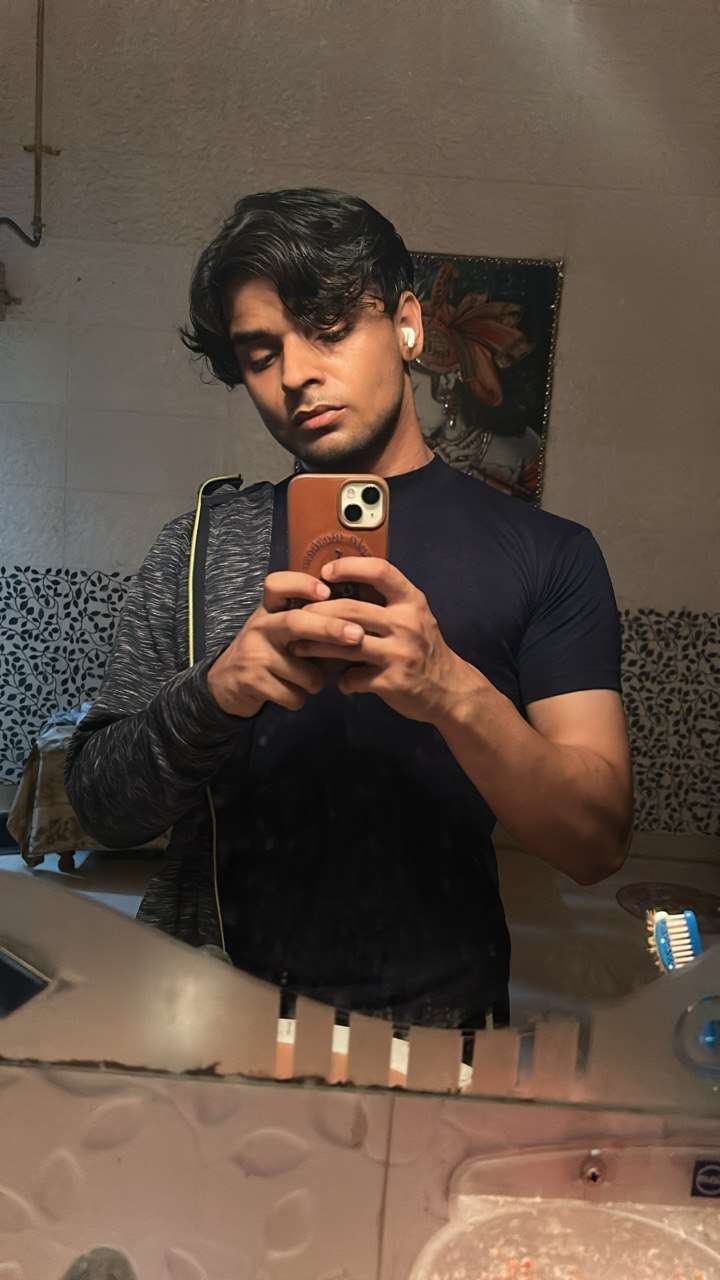
#> input picture upload/pasted_image_1783100997802.png, 720 x 1280 px, found by its file name
$ python crop-photo.py
#> lines starting #> are read from the running program, lines starting #| are printed output that depends on the picture
#!/usr/bin/env python3
"""
Crop the mirror selfie to a square portrait for the portfolio hero avatar.
- Subject is centered, upper body visible (head + shoulders + part of torso)
- Image is 720x1280 (portrait, phone photo)
- Goal: square crop focused on head + shoulders, subject centered
"""
from PIL import Image, ImageFilter, ImageEnhance
import os

SRC = "/home/z/my-project/upload/pasted_image_1783100997802.png"
OUT = "/home/z/my-project/public/photo.jpg"

img = Image.open(SRC)
#> img is the input picture: PIL image 720x1280 RGB; mean R, G, B 95.6, 79.2, 67.5
print(f"Original size: {img.size}, mode: {img.mode}")
#| Original size: (720, 1280), mode: RGB

# Convert to RGB (in case it has alpha)
if img.mode != "RGB":
    img = img.convert("RGB")

w, h = img.size  # 720 x 1280
#> w = 720; h = 1280

# Subject is centered horizontally, upper body (head + shoulders)
# From the VLM analysis: subject is in the middle-to-upper portion,
# from roughly the chest up, with part of the torso visible.
# Top of frame cuts off just above subject's head.
#
# For a head-and-shoulders square crop:
# - Horizontal: center the subject (full width is fine, subject is centered)
# - Vertical: focus on the upper portion where head + shoulders are
#
# Let's crop a square from the center-top area
# Subject head is roughly in the top 40% of the image
# We want head + shoulders, so take from ~5% to ~55% vertically

# Calculate square crop dimensions
# Use the full width (720) as the square size, but that's too tall
# Better: use a smaller square centered on the face
# Face is roughly at y = 200-600 (out of 1280) based on typical mirror selfies

# Let's do a centered square crop, 600x600, focused on upper body
square_size = 680  # slightly smaller than width to allow centering

# Center horizontally
left = (w - square_size) // 2
#> left = 20
# Position vertically to capture head + shoulders
# Subject head starts near top, so crop from top with slight offset
top = 80  # small offset from top to include full head

right = left + square_size
#> right = 700
bottom = top + square_size

# Make sure we don't exceed image bounds
if bottom > h:
    bottom = h
    top = bottom - square_size
if left < 0:
    left = 0
    right = square_size

cropped = img.crop((left, top, right, bottom))
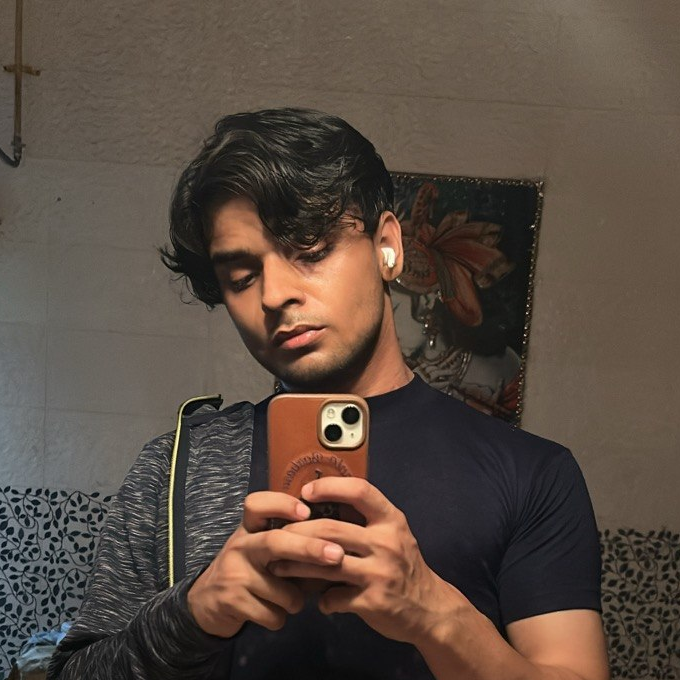
#> cropped: PIL image 680x680 RGB; mean R, G, B 90.1, 75.8, 65.6
print(f"Cropped size: {cropped.size}")
#| Cropped size: (680, 680)

# Enhance the image slightly for a premium look
# 1. Slight brightness increase
enhancer = ImageEnhance.Brightness(cropped)
cropped = enhancer.enhance(1.05)

# 2. Slight contrast increase
enhancer = ImageEnhance.Contrast(cropped)
cropped = enhancer.enhance(1.08)

# 3. Slight color saturation boost
enhancer = ImageEnhance.Color(cropped)
cropped = enhancer.enhance(1.1)
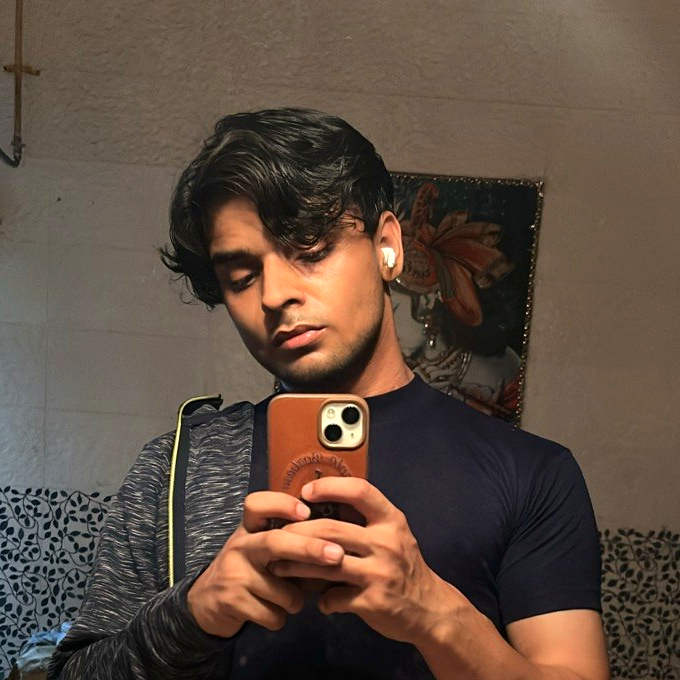
#> cropped: PIL image 680x680 RGB; mean R, G, B 95.2, 77.5, 64.9

# Save as JPEG (smaller, web-friendly)
cropped.save(OUT, "JPEG", quality=92, optimize=True)
print(f"Saved to: {OUT}")
print(f"File size: {os.path.getsize(OUT)} bytes")

# Also save a PNG version as backup
out_png = "/home/z/my-project/public/photo.png"
cropped.save(out_png, "PNG", optimize=True)
print(f"PNG saved to: {out_png}")

$ run again, with upload/pasted_image_1782843259319.png copied over upload/pasted_image_1783100997802.png
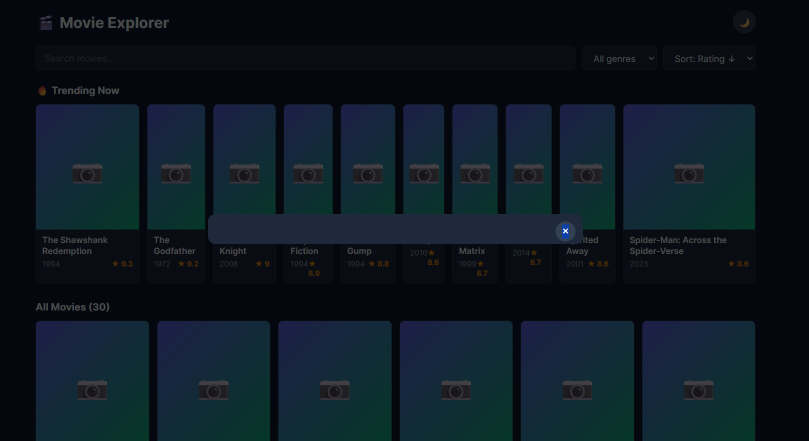
#> input picture upload/pasted_image_1782843259319.png, 1618 x 882 px, found by its file name (shown at 1/2 size)
#> img is the input picture: PIL image 1618x882 RGBA; mean R, G, B, A 12.8, 24.9, 34.2, 255
#| Original size: (1618, 882), mode: RGBA
#> img: PIL image 1618x882 RGB
#> `cropped = img.crop((left, top, right, bottom))`:
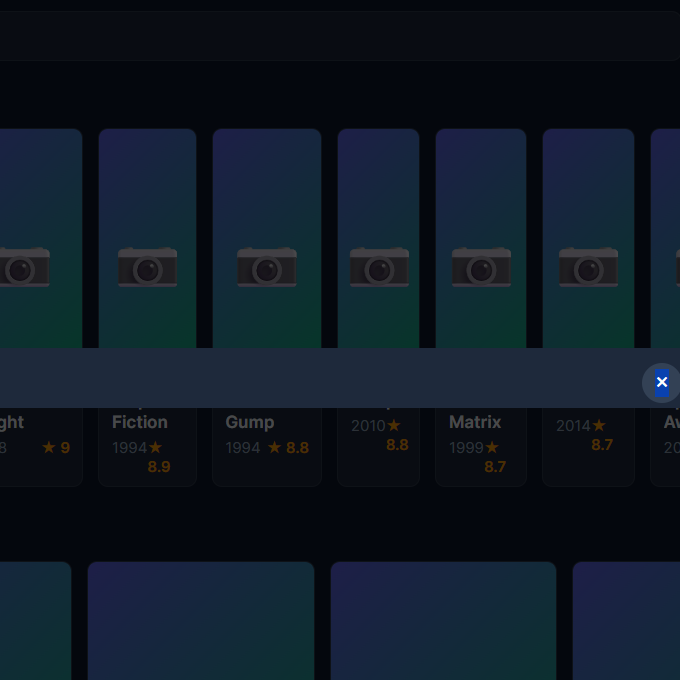
#> cropped: PIL image 680x680 RGB; mean R, G, B 15, 25.9, 37.5
#| Cropped size: (680, 680)
